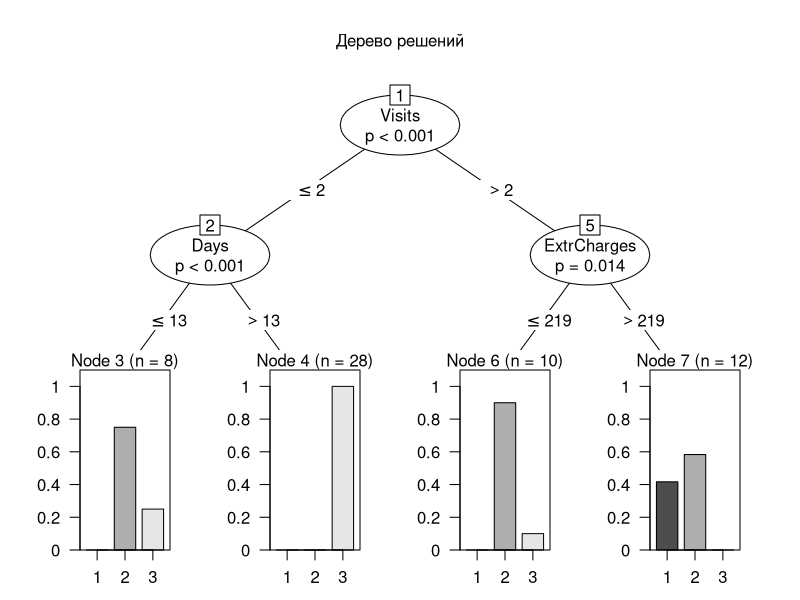
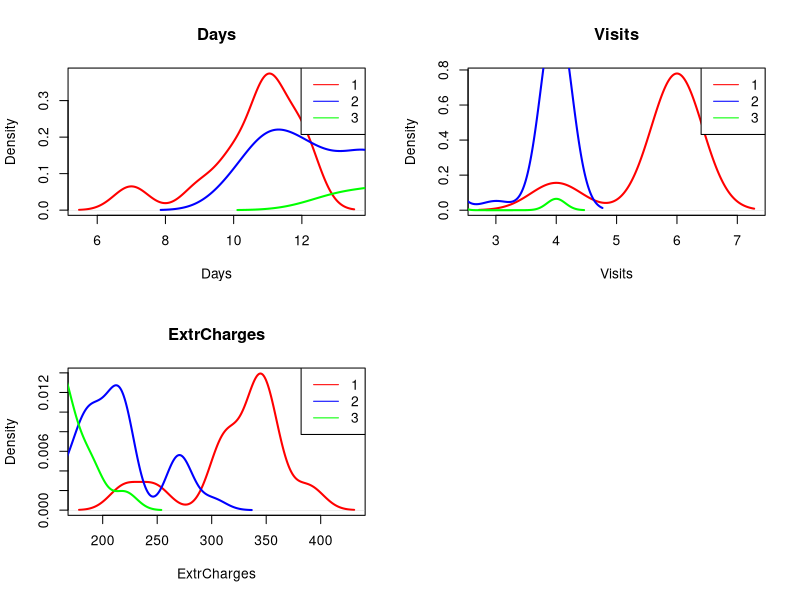

Recreate these plots in R, in order.
# ---------------------------
# Лабораторная работа 5.2: Байесовская классификация и деревья решений
# ---------------------------

# Загрузка необходимых библиотек
library(e1071)        # Наивный Байес
library(party)        # Деревья решений
library(randomForest) # Случайный лес
library(caret)        # Матрица ошибок и точность
library(ggplot2)      # Для дополнительной визуализации (если нужно)

# ---------------------------
# 1. Загрузка данных и подготовка
# ---------------------------

# Загрузка данных
data <- read.csv("clustered_tourism_data.csv")

# Преобразование кластеров в фактор
data$kmeans <- as.factor(data$kmeans)

# Удаление ненужных столбцов
data <- data[, !names(data) %in% c("hclust", "Region")]

# Разделение на обучающую и тестовую выборки
set.seed(123)
ind <- sample(2, nrow(data), replace = TRUE, prob = c(0.7, 0.3))
trainData <- data[ind == 1, ]
testData <- data[ind == 2, ]

# ---------------------------
# 2. Наивный Байесовский классификатор
# ---------------------------

nb_model <- naiveBayes(kmeans ~ ., data = trainData)
nb_pred <- predict(nb_model, testData)
nb_confusion <- confusionMatrix(nb_pred, testData$kmeans)
cat("Точность (Наивный Байес):", round(nb_confusion$overall['Accuracy'] * 100, 2), "%\n")

# ---------------------------
# 3. Дерево решений
# ---------------------------

dt_model <- ctree(kmeans ~ ., data = trainData)
plot(dt_model, main = "Дерево решений")
dt_pred <- predict(dt_model, testData)
dt_confusion <- confusionMatrix(dt_pred, testData$kmeans)
cat("Точность (Дерево решений):", round(dt_confusion$overall['Accuracy'] * 100, 2), "%\n")

# ---------------------------
# 4. Случайный лес
# ---------------------------

rf_model <- randomForest(kmeans ~ ., data = trainData, ntree = 100)
rf_pred <- predict(rf_model, testData)
rf_confusion <- confusionMatrix(rf_pred, testData$kmeans)
cat("Точность (Случайный лес):", round(rf_confusion$overall['Accuracy'] * 100, 2), "%\n")

# ---------------------------
# 5. Сравнение точности
# ---------------------------

results <- data.frame(
  Метод = c("Наивный Байес", "Дерево решений", "Случайный лес"),
  Точность = c(
    round(nb_confusion$overall['Accuracy'] * 100, 2),
    round(dt_confusion$overall['Accuracy'] * 100, 2),
    round(rf_confusion$overall['Accuracy'] * 100, 2)
  )
)
print(results)

# ---------------------------
# 6. Анализ кластеров
# ---------------------------

# Вычисление средних и стандартных отклонений по числовым переменным
numeric_vars <- sapply(data, is.numeric)
numeric_data <- data[, numeric_vars]

means <- aggregate(numeric_data, by = list(Кластер = data$kmeans), FUN = mean)
sds <- aggregate(numeric_data, by = list(Кластер = data$kmeans), FUN = sd)

cat("\nСредние значения признаков по кластерам:\n")
print(means)

cat("\nСтандартные отклонения признаков по кластерам:\n")
print(sds)

# ---------------------------
# 7. Визуализация ядерной плотности
# ---------------------------

# Выбираем 3 любые числовые переменные, например:
var1 <- names(numeric_data)[1]
var2 <- names(numeric_data)[2]
var3 <- names(numeric_data)[3]

# Графики плотности
opar <- par(no.readonly = TRUE)
layout(matrix(1:4, 2, 2, byrow = TRUE))

plot(density(data[[var1]][data$kmeans == 1]), col = "red", lwd = 2, main = var1, xlab = var1)
lines(density(data[[var1]][data$kmeans == 2]), col = "blue", lwd = 2)
lines(density(data[[var1]][data$kmeans == 3]), col = "green", lwd = 2)
legend("topright", legend = levels(data$kmeans), col = c("red", "blue", "green"), lty = 1)

plot(density(data[[var2]][data$kmeans == 1]), col = "red", lwd = 2, main = var2, xlab = var2)
lines(density(data[[var2]][data$kmeans == 2]), col = "blue", lwd = 2)
lines(density(data[[var2]][data$kmeans == 3]), col = "green", lwd = 2)
legend("topright", legend = levels(data$kmeans), col = c("red", "blue", "green"), lty = 1)

plot(density(data[[var3]][data$kmeans == 1]), col = "red", lwd = 2, main = var3, xlab = var3)
lines(density(data[[var3]][data$kmeans == 2]), col = "blue", lwd = 2)
lines(density(data[[var3]][data$kmeans == 3]), col = "green", lwd = 2)
legend("topright", legend = levels(data$kmeans), col = c("red", "blue", "green"), lty = 1)

par(opar)

# ---------------------------
# 8. Вывод
# ---------------------------

# Выводы по точности и графикам можно оформить в отчёте вручную, основываясь на result и визуализациях
